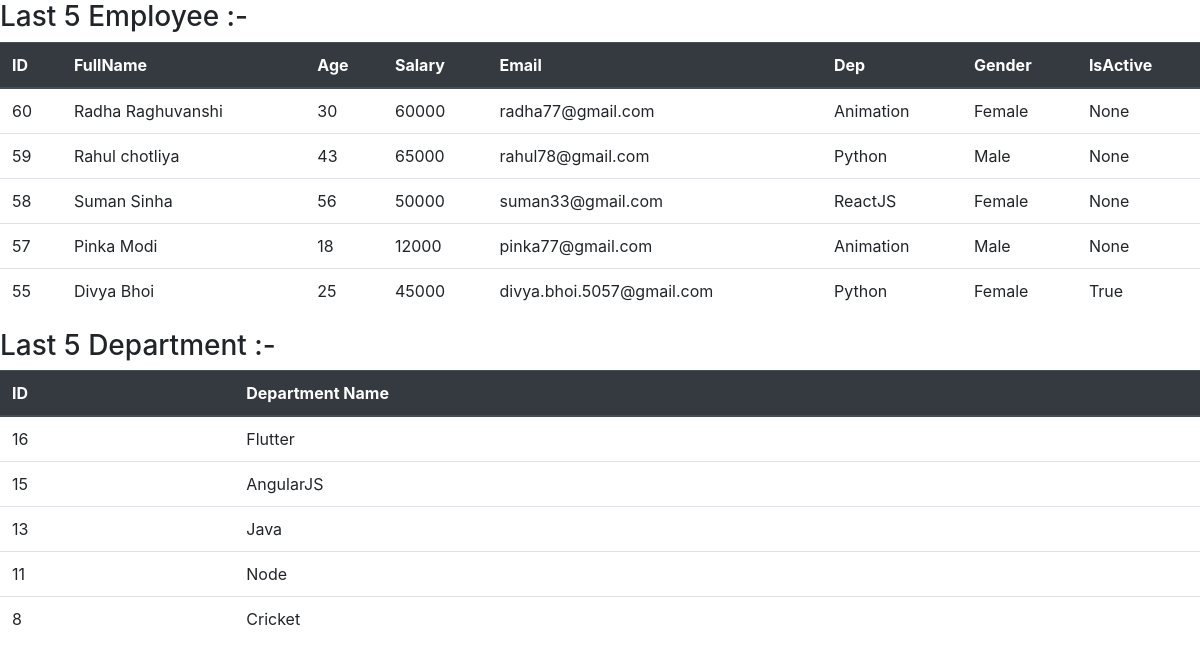
/data/ (signed in), run on the app's committed database.
### data/models.py (models this page shows, shortened)
class Employee(models.Model):
    first_name = models.CharField(max_length=255)
    last_name = models.CharField(max_length=255)
    age = models.IntegerField(blank=True, null=True)
    salary = models.IntegerField(blank=True, null=True)
    email = models.CharField(max_length=255, default=None, null=True)
    dep = models.ForeignKey('Department', null=True,blank=True, on_delete=models.CASCADE)
    is_active = models.BooleanField(default=None, null=True)
    gender = models.CharField(max_length=15, choices=GENDER_CHOICES, default=None, null=True)
    class Meta:
        ordering = ['id']

class Department(models.Model):
    dep_name = models.CharField(max_length=25, verbose_name="Department Name")
    def __str__(self):
        return str(self.dep_name)

### data/views.py (the view)
# urls.py: path('data/', views.data_view, name='data'),
@login_required(login_url=LOGIN_URL)
def data_view(request):
    emp = Employee.objects.all().order_by('-id')[:5]
    dep = Department.objects.all().order_by('-id')[:5]
    context = {
        'emp': emp,
        'dep': dep,
    }
    user = request.user
    if user.first_name is not None:
        result = user.first_name
    elif user.last_name is not None:
        result = user.last_name
    else:
        result = user.username
    context['uname'] = result
    template = loader.get_template('data.html')
    return HttpResponse(template.render(context, request))

### data/templates/DATA.html (shortened to what this page needs)
{% load static %}
{% block content %}
<html lang="en">
<head>
    <link rel="stylesheet" href="https://stackpath.bootstrapcdn.com/bootstrap/4.5.2/css/bootstrap.min.css">
</head>
<body>
<h3>Last 5 Employee :-</h3>
<table class="table">
    <thead class="thead-dark">
      <tr>
        <th scope="col">ID</th>
        <th scope="col">FullName</th>
        <th scope="col">Age</th>
        <th scope="col">Salary</th>
        <th scope="col">Email</th>
        <th scope="col">Dep</th>
        <th scope="col">Gender</th>
        <th scope="col">IsActive</th>
      </tr>
    </thead>
    <tbody>
        {% for x in emp %}
        <tr>
            <td>{{x.id}}</td>
            <td>{{x.first_name}} {{x.last_name}}</td>
            <td>{{x.age}}</td>
            <td>{{x.salary}}</td>
            <td>{{x.email}}</td>
            <td>{{x.dep}}</td>
            <td>{{x.get_gender_display}}</td>
            <td>{{x.is_active}}</td>
        </tr>
        {% endfor %}
    </tbody>
  </table>
<h3>Last 5 Department :-</h3>
<table class="table">
    <thead class="thead-dark">
      <tr>
        <th scope="col">ID</th>
        <th scope="col">Department Name</th>
      </tr>
    </thead>
    <tbody>
    {% for x in dep %}
    <tr>
        <td>{{x.id}}</td>
        <td>{{x.dep_name}}</td>
    </tr>
    {% endfor %}
    </tbody>
  </table>
  {% endblock %}
</body>
</html>

### data on the page
Employee: id "60", first_name "Radha", last_name "Raghuvanshi", age "30", salary "60000", email "radha77@gmail.com", dep "Animation", gender "Female", is_active "None"
Employee: id "59", first_name "Rahul", last_name "chotliya", age "43", salary "65000", email "rahul78@gmail.com", dep "Python", gender "Male", is_active "None"
Employee: id "58", first_name "Suman", last_name "Sinha", age "56", salary "50000", email "suman33@gmail.com", dep "ReactJS", gender "Female", is_active "None"
Employee: id "57", first_name "Pinka", last_name "Modi", age "18", salary "12000", email "pinka77@gmail.com", dep "Animation", gender "Male", is_active "None"
Employee: id "55", first_name "Divya", last_name "Bhoi", age "25", salary "45000", email "divya.bhoi.5057@gmail.com", dep "Python", gender "Female", is_active "True"
Department: id "16", dep_name "Flutter"
Department: id "15", dep_name "AngularJS"
Department: id "13", dep_name "Java"
Department: id "11", dep_name "Node"
Department: id "8", dep_name "Cricket"
